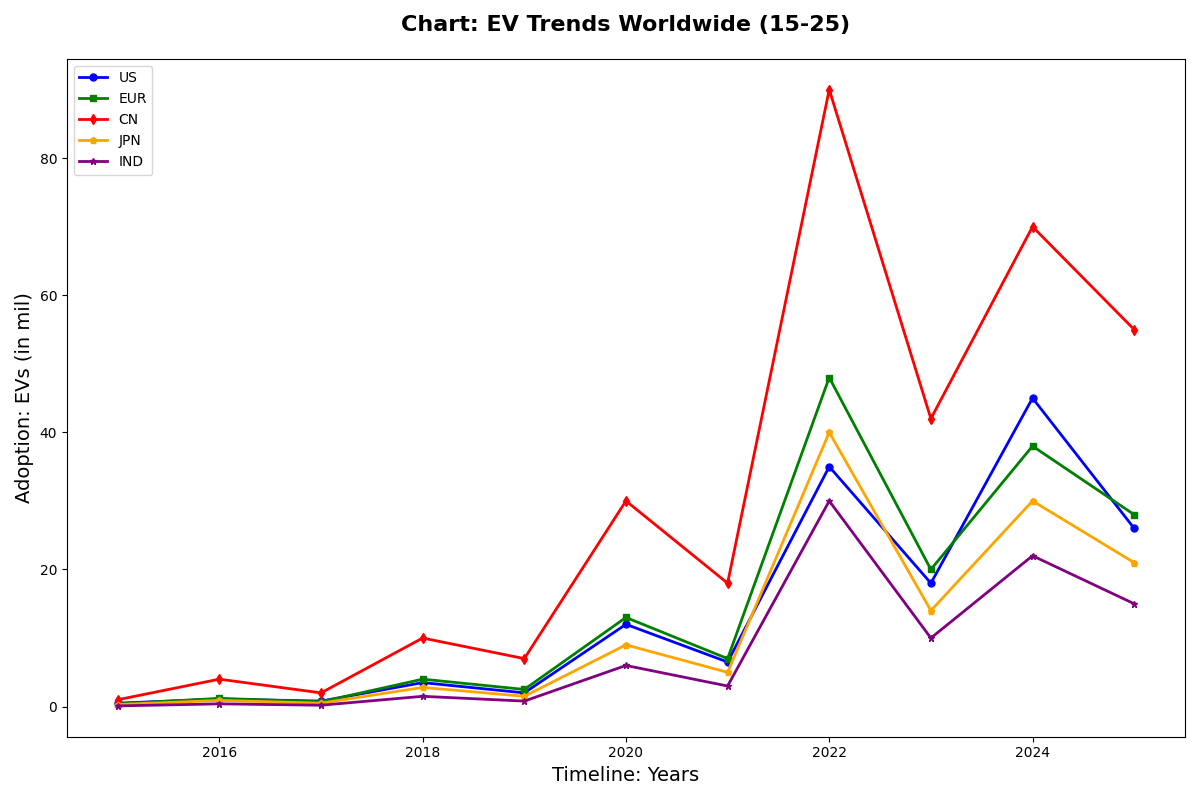

The script that drew this image:
import numpy as np
import matplotlib.pyplot as plt

years = np.arange(2015, 2026)
ev_us = np.array([0.5, 1.1, 0.8, 3.5, 2.0, 12.0, 6.5, 35.0, 18.0, 45.0, 26.0])
ev_europe = np.array([0.4, 1.2, 0.7, 4.0, 2.5, 13.0, 7.0, 48.0, 20.0, 38.0, 28.0])
ev_china = np.array([1.0, 4.0, 2.0, 10.0, 7.0, 30.0, 18.0, 90.0, 42.0, 70.0, 55.0])
ev_japan = np.array([0.3, 0.9, 0.5, 2.8, 1.5, 9.0, 5.0, 40.0, 14.0, 30.0, 21.0])
ev_india = np.array([0.1, 0.4, 0.2, 1.5, 0.8, 6.0, 3.0, 30.0, 10.0, 22.0, 15.0])

plt.figure(figsize=(12, 8))

plt.plot(years, ev_us, color='blue', marker='o', linestyle='-', linewidth=2, markersize=5, label='US')
plt.plot(years, ev_europe, color='green', marker='s', linestyle='-', linewidth=2, markersize=5, label='EUR')
plt.plot(years, ev_china, color='red', marker='d', linestyle='-', linewidth=2, markersize=5, label='CN')
plt.plot(years, ev_japan, color='orange', marker='p', linestyle='-', linewidth=2, markersize=5, label='JPN')
plt.plot(years, ev_india, color='purple', marker='*', linestyle='-', linewidth=2, markersize=5, label='IND')

plt.title('Chart: EV Trends Worldwide (15-25)', fontsize=16, fontweight='bold', pad=20)
plt.xlabel('Timeline: Years', fontsize=14)
plt.ylabel('Adoption: EVs (in mil)', fontsize=14)
plt.legend(loc='upper left')

plt.tight_layout()
plt.show()
